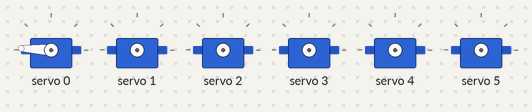
The sketch below on a simulated Arduino Uno, built with avr-gcc and run on an emulated ATmega328P. On the bench: 6 × servo. What the sketch prints to the serial monitor is not drawn.

Above: at 0.1 s.
At 1.2 s:
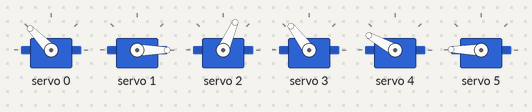
Timing chart, 0 to 2.7 s (numbered marks = the images above):
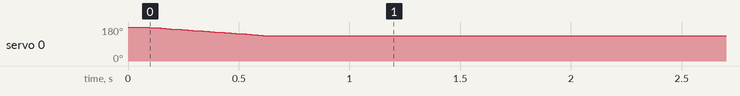

The sketch:

homeposition.ino
```cpp
#include <Wire.h>
#include <Adafruit_PWMServoDriver.h>

Adafruit_PWMServoDriver pwm = Adafruit_PWMServoDriver();
uint16_t value = 0;  // Use uint16_t for a wider range of values
uint8_t counter = 0;

// #define SERVOMIN  150 // This is the 'minimum' pulse length count (out of 4096)
// #define SERVOMAX  600 // This is the 'maximum' pulse length count (out of 4096)

int homePosCheck =0;
int i =0;
void setup() {
  Serial.begin(9600);

  Serial.println("------------------------");
  Serial.println("Servo Home Position v1.0a");
  Serial.println("------------------------");


  pwm.begin();
  pwm.setOscillatorFrequency(27000000);
  pwm.setPWMFreq(50);

  homePos();
}

void loop() {
  // while(homePosCheck == 0){
  //   homePos();
  //   homePosCheck++;
  // }
}


void homePos() {
  // (PWM Driver Pin, 0, val of servo)
  //motor1
  for(i=500;i>=395;i--){
    pwm.setPWM(0, 0, i);
    delay(5);
  }
  delay(100);
  pwm.setPWM(1, 0, 110);
  delay(100);
  pwm.setPWM(2, 0, 250);
  delay(100);
  pwm.setPWM(3, 0, 380);
  delay(100);
  pwm.setPWM(4, 0, 430);
  delay(100);
  pwm.setPWM(5, 0, 490);
  // //motor2
  // for(i=0;i<=85;i++){
  //   pwm.setPWM(1, 0, i);
  //   delay(10);
  // }
  // //motor3
  // for(i=0;i<=250;i++){
  //   pwm.setPWM(2, 0, i);
  //   delay(10);
  // }
  // //motor4
  // for(i=0;i<=380;i++){
  //   pwm.setPWM(3, 0, i);
  //   delay(10);
  // }
  // //motor5
  // for(i=0;i<=450;i++){
  //   pwm.setPWM(4, 0, i);
  //   delay(10);
  // }

  // pwm.setPWM(0, 0, 395);
}
```
